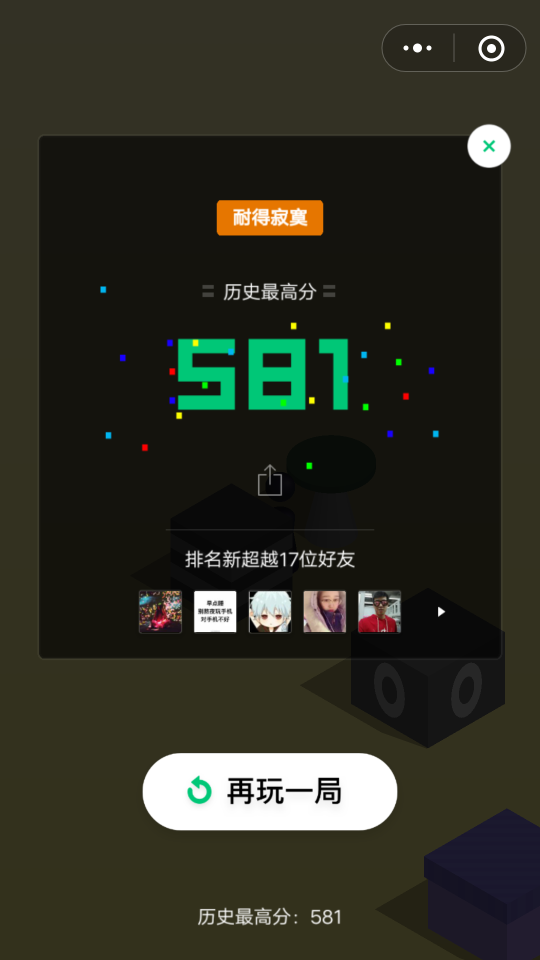
#> input picture 1.png, 1080 x 1920 px (shown at 1/2 size)
$ python main.py   (Python 2 division)
#> lines starting #> are read from the running program, lines starting #| are printed output that depends on the picture; after the words box and inside, x2 and y2 are one past the last pixel; in counts of white or black regions, pixels touching at a corner belong together
### location.py
# -*- coding: utf-8 -*-
"""
Created on Sun Dec 31 01:35:27 2017

@author: Leifei
"""


import cv2
import numpy as np

def get_dist():
    img =  cv2.imread('1.png')
#> img is the input picture: shape (1920, 1080, 3); mean B, G, R 36.2, 47.3, 46.6
    img = cv2.resize(img, (288, 512), fx=0,  fy =0, interpolation = cv2.INTER_CUBIC)
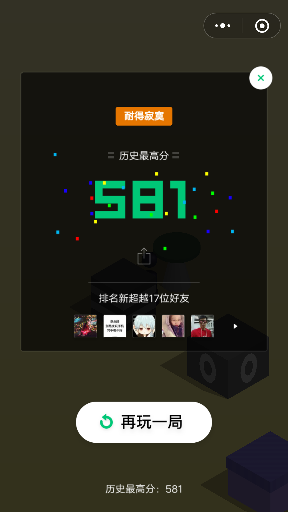
#> img: shape (512, 288, 3); mean B, G, R 36.2, 47.3, 46.6
    img = img[100:450, 20:275]
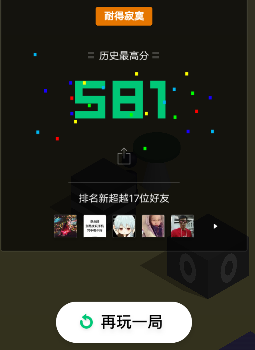
#> img: shape (350, 255, 3); mean B, G, R 37.8, 48.1, 45.7
    img_hsv =  cv2.cvtColor(img, cv2.COLOR_BGR2HSV)
#> img_hsv: shape (350, 255, 3); mean H, S, V 25.9, 83.3, 51.1


    ## 用颜色信息找到小人
    purple = [(180,133,138), (86,40,46)]
    lower = np.array(purple[1], dtype = "uint8")
    upper = np.array(purple[0], dtype = "uint8")

    mask = cv2.inRange(img_hsv, lower, upper)
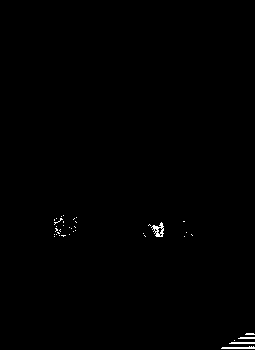
#> mask: shape (350, 255); 0.37% white in thin lines or dots, all inside (x1, y1, x2, y2) = (54, 215, 255, 349)
    output = cv2.bitwise_and(img_hsv, img_hsv, mask = mask)
#> output: shape (350, 255, 3); mean H, S, V 0.5, 0.4, 0.2

    output_gray = cv2.cvtColor(output, cv2.COLOR_BGR2GRAY)
    ret, output_bw = cv2.threshold(output_gray,40,255,cv2.THRESH_BINARY)
    kernel = cv2.getStructuringElement(cv2.MORPH_ELLIPSE,(5,5))
    output_opened = cv2.morphologyEx(output_bw, cv2.MORPH_OPEN, kernel)
#> output_opened: shape (350, 255); every value is 0

    ys = np.zeros((output_opened.shape[0],1))
#> ys = 350 values from 0 to 0
    for i in range(len(ys)):
        ys[i] = output_opened[i,:].sum()

    ys[ ys> 0] = 1
    ys_item = np.argwhere(ys == 1)
#> ys_item = empty array
#> (the run stopped early here; a loop or call above may not have finished)
